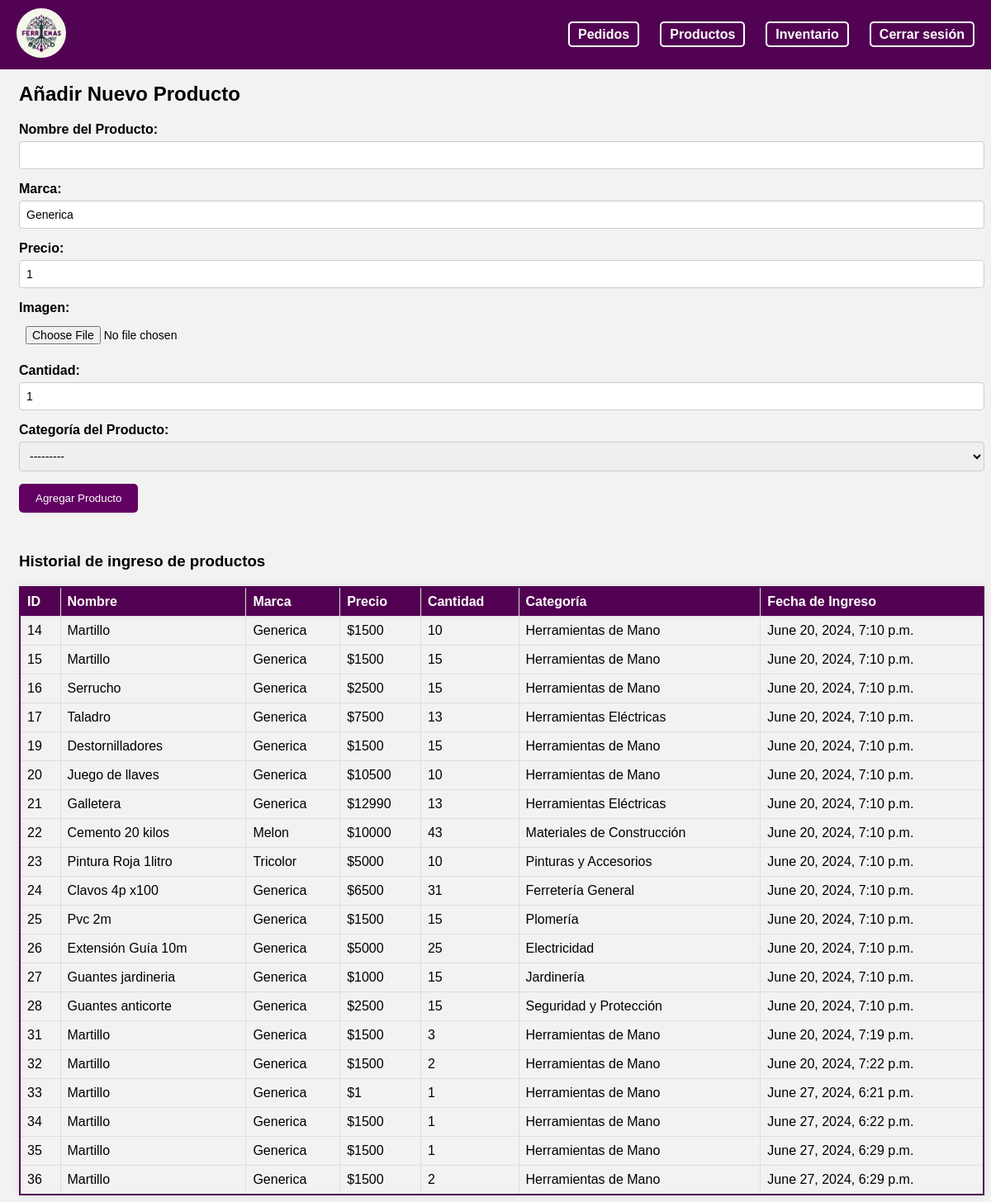
Page /bod_productos/ (signed in) on the earlier database version.
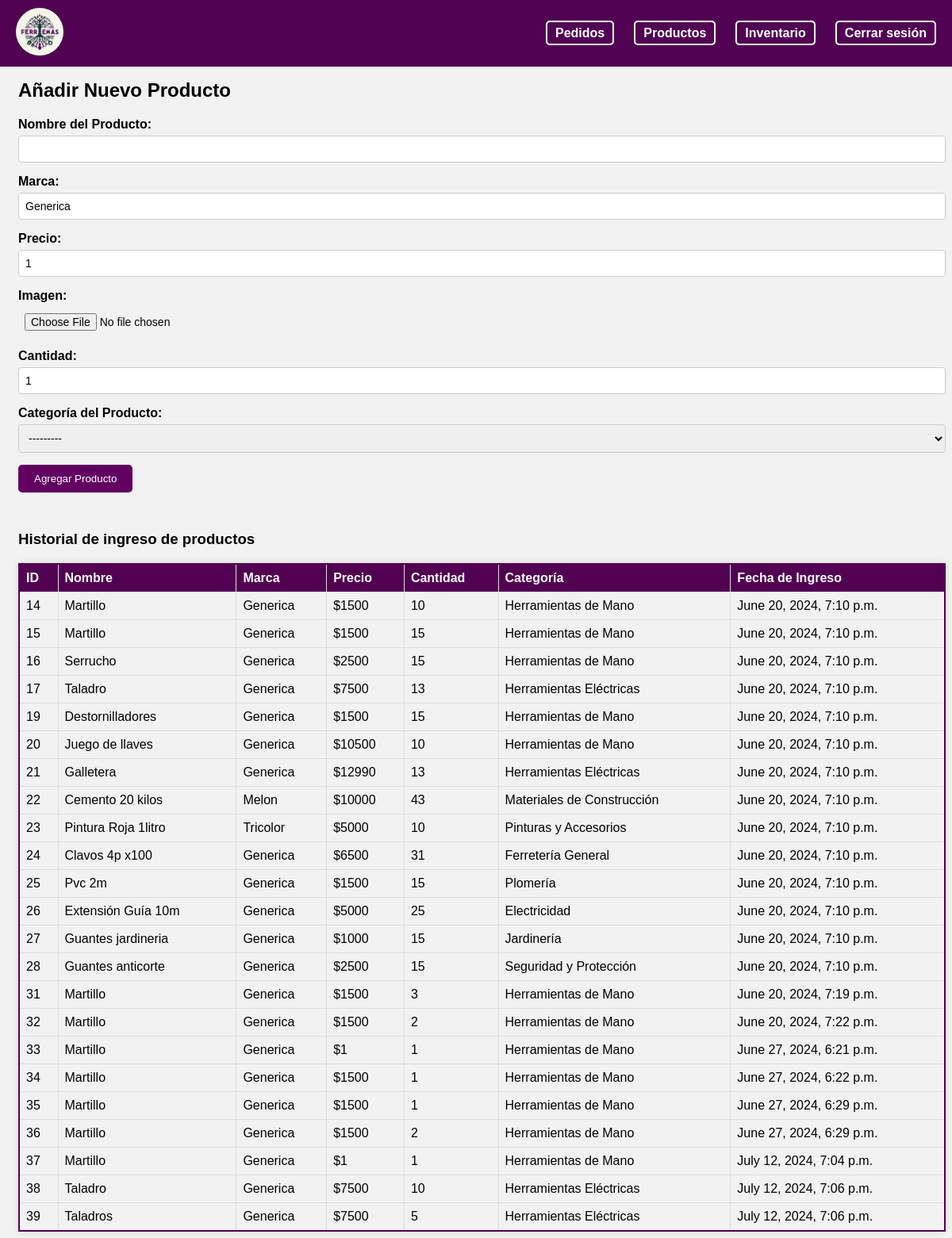
Same page on the later database version.
### myapp/models.py (models this page shows, shortened)
class Producto(models.Model):
    prod_id = models.AutoField(primary_key=True)
    prod_nom = models.CharField(max_length=50, null=False)
    prod_marca = models.CharField(max_length=25, default='Generica')
    prod_prec= models.IntegerField(default=1, null=False)
    prod_img = models.ImageField(upload_to='productos/', null=True, blank=True)
    prod_cant= models.IntegerField(default= 1, null=False)
    catProd_nom = models.ForeignKey(CategoriaProducto, on_delete=models.CASCADE)
    prod_ingreso = models.DateTimeField(auto_now_add=True)

class CategoriaProducto(models.Model):
    catProd_nom = models.CharField(max_length=100)
    def __str__(self):
        return self.catProd_nom

### myapp/views.py (the view)
# urls.py: path('bod_productos/', views.bod_productos, name='bod_productos'),
def bod_productos(request):
    user_id = request.session.get('user_id')
    if not user_id:
        return redirect('home')
    try:
        empleado = Empleado.objects.get(emp_id=request.session['user_id'])
        print("Empleado ID from session:", request.session.get('user_id'))
        print("Empleado Profile for current user:", empleado)
    except Empleado.DoesNotExist:
        return JsonResponse({'error': 'Empleado no encontrado'})
    categorias = CategoriaProducto.objects.all()
    productos = Producto.objects.all()
    if request.method == 'POST':
        form = ProductoForm(request.POST, request.FILES)
        if form.is_valid():
            form.save()
            messages.success(request, 'Producto añadido correctamente.')
            return redirect('bod_productos')
    else:
        form = ProductoForm()
    context = {
        'form': form,
        'productos': productos,
        'categorias': categorias,
        'empleado': empleado,
    }
    return render(request, 'empleado/bodeguero/bod_productos.html', context)

### myapp/forms.py
class ProductoForm(forms.ModelForm):
    class Meta:
        model = Producto
        fields = ['prod_nom', 'prod_marca', 'prod_prec', 'prod_img', 'prod_cant', 'catProd_nom']
        labels = {
            'prod_nom': 'Nombre del Producto',
            'prod_marca': 'Marca',
            'prod_prec': 'Precio',
            'prod_img': 'Imagen',
            'prod_cant': 'Cantidad',
            'catProd_nom': 'Categoría del Producto',
        }
        widgets = {
            'prod_nom': forms.TextInput(attrs={'class': 'form-control', 'required': True}),
            'prod_marca': forms.TextInput(attrs={'class': 'form-control', 'required': True}),
            'prod_prec': forms.NumberInput(attrs={'class': 'form-control', 'required': True}),
            'prod_img': forms.FileInput(attrs={'class': 'form-control-file'}),
            'prod_cant': forms.NumberInput(attrs={'class': 'form-control', 'required': True}),
            'catProd_nom': forms.Select(attrs={'class': 'form-control', 'required': True}),
        }

### myapp/models.py (called while the page is built)
    def __str__(self):
        return self.rol.rol_id +' - '+ self.emp_name +' '+ self.emp_lastname

### myapp/templates/empleado/bodeguero/bod_productos.html (shortened to what this page needs)
{% load static %}
<!DOCTYPE html>
<html lang="en">
<head>
    <link rel="stylesheet" href="{% static '/styles/nav.css' %}" />
    <link rel="stylesheet" href="{% static 'styles/empleado/admin/adm_productos.css' %}">
</head>
<body>
    <header>
        <nav>
            <div class="navbar">
            <div class="logo">
                <a href="/bod_home">
                <img src="{% static '/logo/LogoFerremas.png' %}" alt="Logo" />
                </a>
            </div>
            <div class="nav-items">
                <ul>
                    <li><a href="/bod_ordenesP" id="ordenesP-link"> Pedidos</a></li>
                    <li><a href="/bod_productos" id="productos-link"> Productos</a></li>
                    <li><a href="/bod_inventario" id="inventario-link"> Inventario</a></li>
                    <li><a href="/"> Cerrar sesión</a></li>
                </ul>
            </div>
            </div>
        </nav>
    </header>
    <div class="content" style="margin-top: 100px; margin-left: 15px;">
        <h2> Añadir Nuevo Producto</h2>
        <form method="post" enctype="multipart/form-data">
            <div class="form-group">
                {{ form.prod_nom.label_tag }}
                {{ form.prod_nom }}
            </div>
            <div class="form-group">
                {{ form.prod_marca.label_tag }}
                {{ form.prod_marca }}
            </div>
            <div class="form-group">
                {{ form.prod_prec.label_tag }}
                {{ form.prod_prec }}
            </div>
            <div class="form-group">
                {{ form.prod_img.label_tag }}
                {{ form.prod_img }}
            </div>
            <div class="form-group">
                {{ form.prod_cant.label_tag }}
                {{ form.prod_cant }}
            </div>
            <div class="form-group">
                {{ form.catProd_nom.label_tag }}
                {{ form.catProd_nom }}
            </div>
            <button type="submit" class="btn btn-primary">Agregar Producto</button>
        </form>
        <br>
        <div class="tabla-productos">
            <h3>Historial de ingreso de productos</h3>
            <table>
                <thead>
                    <tr>
                        <th>ID</th>
                        <th>Nombre</th>
                        <th>Marca</th>
                        <th>Precio</th>
                        <th>Cantidad</th>
                        <th>Categoría</th>
                        <th>Fecha de Ingreso</th>
                    </tr>
                </thead>
                <tbody>
                    {% for producto in productos %}
                    <tr>
                        <td>{{ producto.prod_id }}</td>
                        <td>{{ producto.prod_nom }}</td>
                        <td>{{ producto.prod_marca }}</td>
                        <td>${{ producto.prod_prec }}</td>
                        <td>{{ producto.prod_cant }}</td>
                        <td>{{ producto.catProd_nom }}</td>
                        <td>{{ producto.prod_ingreso }}</td>
                    </tr>
                    {% endfor %}
                </tbody>
            </table>
        </div>
    </div>
</body>
</html>

Differences in the rows shown:
added Producto: prod_id "37", prod_nom "Martillo", prod_marca "Generica", prod_prec "1", prod_cant "1", catProd_nom "Herramientas de Mano", prod_ingreso "July 12, 2024, 7:04 p.m."
added Producto: prod_id "38", prod_nom "Taladro", prod_marca "Generica", prod_prec "7500", prod_cant "10", catProd_nom "Herramientas Eléctricas", prod_ingreso "July 12, 2024, 7:06 p.m."
added Producto: prod_id "39", prod_nom "Taladros", prod_marca "Generica", prod_prec "7500", prod_cant "5", catProd_nom "Herramientas Eléctricas", prod_ingreso "July 12, 2024, 7:06 p.m."
